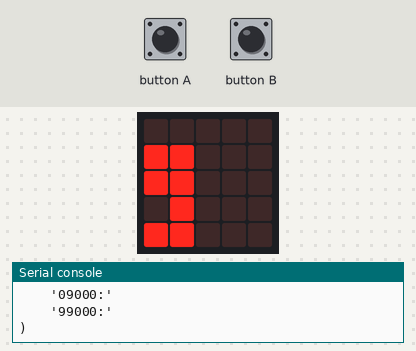
A program run on a simulated BBC micro:bit running MicroPython. Shown: the board's 5×5 LED display, the last lines printed to the serial console. The inputs (shaded band) are chosen by the test bench. Random numbers come from a fixed seed.

Above: at 1.2 s.
1.3 s: button B pressed for 0.15 s
At 1.36 s:
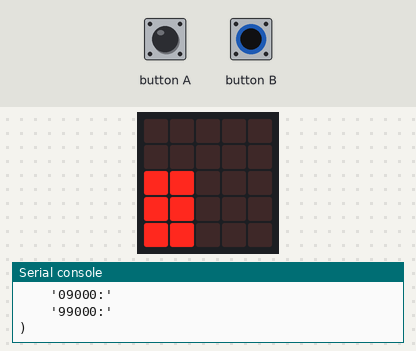
At 3.1 s:
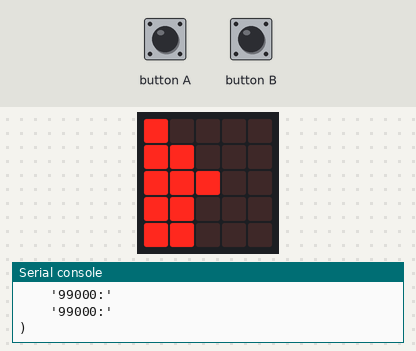
Timing chart, 0 to 4.6 s (numbered marks = the images above; inputs shaded):
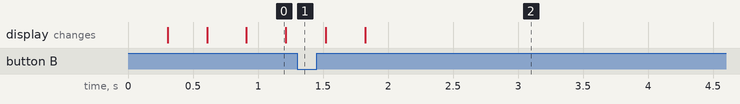

The program:

tetris.py
```python
from microbit import *
import random


def selectionner_barre(liste_barre):
    result = random.choice(liste_barre)
    return result


class barre:
    """Une barre qui a sa position x et y"""

    # Définition des différentes barres
    barre_s = Image("00000:" "99000:" "00000:" "00000:" "00000")
    barre_z = Image("09000:" "99000:" "00000:" "00000:" "00000")
    barre = Image("90000:" "99000:" "00000:" "00000:" "00000")
    carre = Image("99000:" "99000:" "00000:" "00000:" "00000")
    barre_t = Image("9000:" "90000:" "90000:" "00000:" "00000")
    barres = [barre_s, barre_z, barre, barre_t, carre]

    def __init__(self):
        self.x = 0
        self.y = 0
        self.forme_barre = selectionner_barre(barre.barres)

    def stockerTab(self, ImagePieces=None):
        self.ImagePieces = ImagePieces

    def taille(self):
        if self.forme_barre == barre.barre_s:
            return 0
        elif self.forme_barre == barre.barre_t:
            return 3
        else:
            return 2

    def peutDescendre(self):
        """Si le pixel situé à la position X/Y est éteint,
        le descendre de tant de pixel (ici self.taille qui définit
        la descente."""
        try:
            if display.get_pixel(self.x, self.y+self.taille()) == 0:
                print(display.get_pixel(self.x, self.y+self.taille()))
                self.y += 1
                self.forme_barre = self.forme_barre.shift_down(1)
                return True
        except ValueError:
            pass

    def peutBouger(self):
        if self.x >= 0 and self.x <= 5:
            return True

    def allerADroite(self):
        self.forme_barre = self.forme_barre.shift_right(1)

    def allerAGauche(self):
        self.forme_barre = self.forme_barre.shift_left(1)


def additionnerBarres(tab_bars):
    result = Image("00000:" "00000:" "00000:" "00000:" "00000")
    for barre_dans_tab in barres_posees:
        result = result + barre_dans_tab
    print("Ajouter barre : {}".format(result))
    return result

def afficherBarre(barre, tab_bars):
    print(barre.forme_barre)
    display.show(barre.forme_barre + additionnerBarres(tab_bars))

barres_posees = []

for i in range(5):
    barre_courante = barre()
    while barre_courante.peutDescendre():
        if button_a.was_pressed():
            barre_courante.allerAGauche()
            afficherBarre(barre_courante, barres_posees)
        if button_b.was_pressed():
            barre_courante.allerADroite()
            afficherBarre(barre_courante, barres_posees)
        afficherBarre(barre_courante, barres_posees)
        sleep(300)

    barres_posees.append(barre_courante.forme_barre)
    display.show(additionnerBarres(barres_posees))
```
